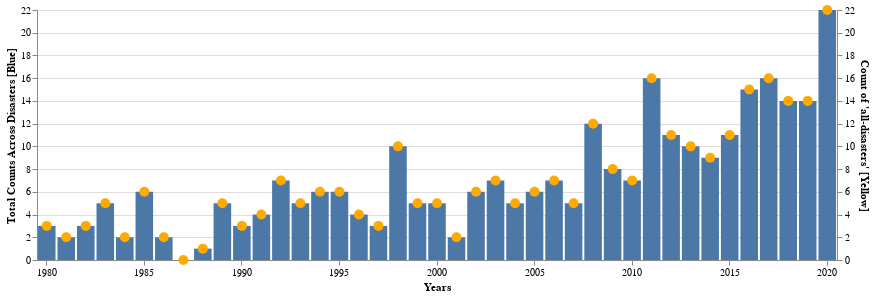

Notebook code for this chart:
### Markdown cell above
Is the `all-disasters` category the sum of all other categories present in the data? Or, are all disaster categories included under `all-disasters` present in our dataset?

### Code cell
alt.layer(
    alt.Chart(usa_data).mark_bar().transform_filter(
        (alt.datum.disaster != 'all-disasters')
    ).encode(
        x = alt.X('year:N',axis=alt.Axis(title='Years', values=np.arange(1980,2021,5), labelAngle=0)),
        y = alt.Y('sum(count):Q',axis=alt.Axis(title='Total Counts Across Disasters [Blue]'))
    ),
    alt.Chart(usa_data).mark_circle(color="#FFAA00",fillOpacity=1.0,size=100).transform_filter(
        (alt.datum.disaster == 'all-disasters')
    ).encode(
        x = 'year:N',
        y = alt.Y('count:Q', axis=alt.Axis(title="Count of 'all-disasters' [Yellow] "))
    )
).properties(
    width=800,
    height=250
).resolve_scale(
    y = 'independent'
)

### Figure 1 — Vega-Lite specification as saved in the notebook (floating-point values rounded to 4 significant figures; data arrays with more than 128 entries replaced by an {"elided": "..."} marker saying what was removed)
{"config": {"view": {"continuousWidth": 400, "continuousHeight": 300}}, "layer": [{"mark": "bar", "encoding": {"x": {"type": "nominal", "axis": {"labelAngle": 0, "title": "Years", "values": [1980.0, 1985.0, 1990.0, 1995.0, 2000.0, 2005.0, 2010.0, 2015.0, 2020.0]}, "field": "year"}, "y": {"type": "quantitative", "aggregate": "sum", "axis": {"title": "Total Counts Across Disasters [Blue]"}, "field": "count"}}, "transform": [{"filter": "(datum.disaster !== 'all-disasters')"}]}, {"mark": {"type": "circle", "color": "#FFAA00", "fillOpacity": 1.0, "size": 100}, "encoding": {"x": {"type": "nominal", "field": "year"}, "y": {"type": "quantitative", "axis": {"title": "Count of 'all-disasters' [Yellow] "}, "field": "count"}}, "transform": [{"filter": "(datum.disaster === 'all-disasters')"}]}], "data": {"name": "data-b85a1c35f31f830c5fab0edd8a9f0192"}, "height": 250, "resolve": {"scale": {"y": "independent"}}, "width": 800, "$schema": "https://vega.github.io/schema/vega-lite/v4.8.1.json", "datasets": {"data-b85a1c35f31f830c5fab0edd8a9f0192": {"elided": "328 records"}}}
